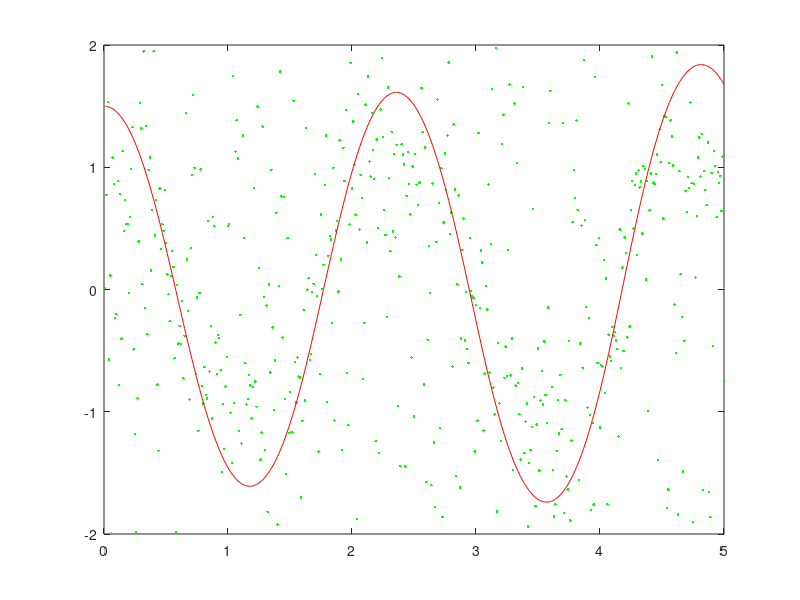

This figure's MATLAB source:
%%%%%%%%%%%%%%%%%%%%%%%%%%%%%%%%%%%%%%%%%%%%%%%%%%%%%%%%%%%%%%%%%
%
% Simulate cluttered pendulum data for the examples in the book
%
% Simo Sarkka and Lennart Svensson (2023), Bayesian Filtering and Smoothing,
% 2nd ed., Cambridge University Press.
% 
% See LICENSE provided with the software.
%
%%%%%%%%%%%%%%%%%%%%%%%%%%%%%%%%%%%%%%%%%%%%%%%%%%%%%%%%%%%%%%%%%
    
% Simulate simple pendulum. Note that the system easily diverges, but
% it should not matter. Also draw some clutter measurements.
    
    % Remember to comment these out when benchmarking!
    fprintf('!! Using fixed random stream !!\n');
    rng(1,'twister');
    % <---
    
    DT = 0.01;
    g  = 9.81;
    Q  = 0.01*[DT^3/3 DT^2/2; DT^2/2 DT];
    R  = 0.1;
    m0 = [0;0];
    P0 = eye(2);
        
    steps = 500;

    QL = chol(Q,'lower');
   
    T = [];
    X = [];
    Y = [];
    t = 0;
    x = [1.5;0];
    for k=1:steps
        x = [x(1)+x(2)*DT;
             x(2)-g*sin(x(1))*DT];
        w = QL * randn(2,1);
        x = x + w;
        y = sin(x(1)) + sqrt(R)*randn;
        t = t + DT;
        X = [X x];
        Y = [Y y];
        T = [T t];
  end
  
  cp = 0.5;
  C = rand(size(Y)) < cp;
  ind = find(C);
  Y(ind) = 4*rand(size(ind))-2;
  
  % Plot the data    
  plot(T,Y,'g.',T,X(1,:),'r-');

